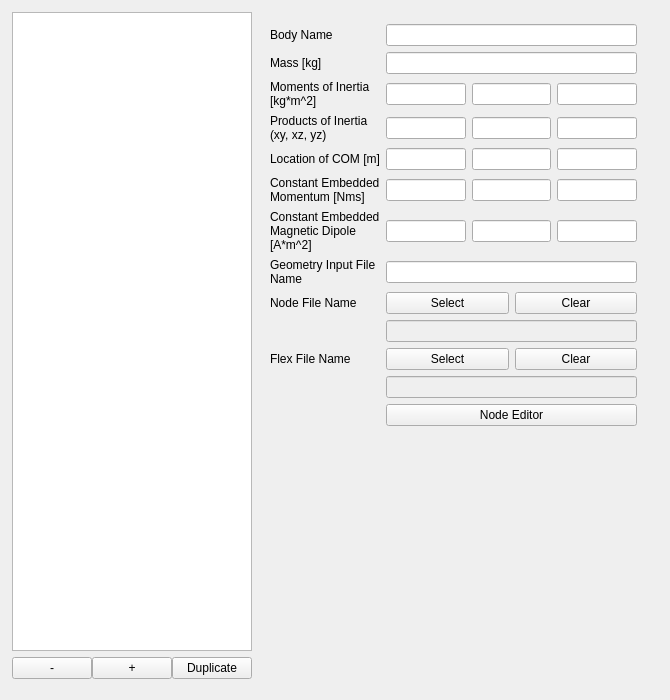
        <widget class="QWidget" name="body">
         <attribute name="title">
          <string>Body</string>
         </attribute>
         <widget class="QWidget" name="horizontalLayoutWidget">
          <property name="geometry">
           <rect>
            <x>0</x>
            <y>0</y>
            <width>661</width>
            <height>691</height>
           </rect>
          </property>
          <layout class="QHBoxLayout" name="horizontalLayout_16">
           <property name="leftMargin">
            <number>12</number>
           </property>
           <property name="topMargin">
            <number>12</number>
           </property>
           <property name="rightMargin">
            <number>12</number>
           </property>
           <property name="bottomMargin">
            <number>12</number>
           </property>
           <item>
            <layout class="QVBoxLayout" name="verticalLayout_2">
             <item>
              <layout class="QVBoxLayout" name="verticalLayout_3">
               <item>
                <widget class="QListWidget" name="spc_cur_body_list"/>
               </item>
               <item>
                <layout class="QHBoxLayout" name="horizontalLayout">
                 <property name="spacing">
                  <number>0</number>
                 </property>
                 <item>
                  <widget class="QPushButton" name="spc_cur_body_remove">
                   <property name="text">
                    <string>-</string>
                   </property>
                  </widget>
                 </item>
                 <item>
                  <widget class="QPushButton" name="spc_cur_body_add">
                   <property name="text">
                    <string>+</string>
                   </property>
                  </widget>
                 </item>
                 <item>
                  <widget class="QPushButton" name="spc_cur_body_duplicate">
                   <property name="text">
                    <string>Duplicate</string>
                   </property>
                  </widget>
                 </item>
                </layout>
               </item>
              </layout>
             </item>
            </layout>
           </item>
           <item>
            <layout class="QGridLayout" name="gridLayout_2">
             <property name="leftMargin">
              <number>12</number>
             </property>
             <property name="topMargin">
              <number>12</number>
             </property>
             <property name="rightMargin">
              <number>12</number>
             </property>
             <property name="bottomMargin">
              <number>12</number>
             </property>
             <item row="3" column="0">
              <widget class="QLabel" name="label_11">
               <property name="text">
                <string>Products of Inertia (xy, xz, yz)</string>
               </property>
               <property name="wordWrap">
                <bool>true</bool>
               </property>
              </widget>
             </item>
             <item row="6" column="1">
              <layout class="QHBoxLayout" name="horizontalLayout_19">
               <item>
                <widget class="QLineEdit" name="spc_cur_body_cemd_x"/>
               </item>
               <item>
                <widget class="QLineEdit" name="spc_cur_body_cemd_y"/>
               </item>
               <item>
                <widget class="QLineEdit" name="spc_cur_body_cemd_z"/>
               </item>
              </layout>
             </item>
             <item row="5" column="0">
              <widget class="QLabel" name="label_13">
               <property name="text">
                <string>Constant Embedded Momentum [Nms]</string>
               </property>
               <property name="scaledContents">
                <bool>false</bool>
               </property>
               <property name="wordWrap">
                <bool>true</bool>
               </property>
              </widget>
             </item>
             <item row="0" column="0">
              <widget class="QLabel" name="label_4">
               <property name="text">
                <string>Body Name</string>
               </property>
              </widget>
             </item>
             <item row="13" column="1">
              <spacer name="verticalSpacer_2">
               <property name="orientation">
                <enum>Qt::Vertical</enum>
               </property>
               <property name="sizeHint" stdset="0">
                <size>
                 <width>20</width>
                 <height>40</height>
                </size>
               </property>
              </spacer>
             </item>
             <item row="8" column="0">
              <widget class="QLabel" name="label_28">
               <property name="text">
                <string>Node File Name</string>
               </property>
               <property name="wordWrap">
                <bool>true</bool>
               </property>
              </widget>
             </item>
             <item row="10" column="0">
              <widget class="QLabel" name="label_29">
               <property name="text">
                <string>Flex File Name</string>
               </property>
               <property name="wordWrap">
                <bool>true</bool>
               </property>
              </widget>
             </item>
             <item row="2" column="1">
              <layout class="QHBoxLayout" name="horizontalLayout_2">
               <item>
                <widget class="QLineEdit" name="spc_cur_body_pmoi_x"/>
               </item>
               <item>
                <widget class="QLineEdit" name="spc_cur_body_pmoi_y"/>
               </item>
               <item>
                <widget class="QLineEdit" name="spc_cur_body_pmoi_z"/>
               </item>
              </layout>
             </item>
             <item row="2" column="0">
              <widget class="QLabel" name="label_10">
               <property name="text">
                <string>Moments of Inertia [kg*m^2]</string>
               </property>
               <property name="wordWrap">
                <bool>true</bool>
               </property>
              </widget>
             </item>
             <item row="1" column="1">
              <widget class="QLineEdit" name="spc_cur_body_mass"/>
             </item>
             <item row="4" column="1">
              <layout class="QHBoxLayout" name="horizontalLayout_6">
               <item>
                <widget class="QLineEdit" name="spc_cur_body_com_x"/>
               </item>
               <item>
                <widget class="QLineEdit" name="spc_cur_body_com_y"/>
               </item>
               <item>
                <widget class="QLineEdit" name="spc_cur_body_com_z"/>
               </item>
              </layout>
             </item>
             <item row="3" column="1">
              <layout class="QHBoxLayout" name="horizontalLayout_3">
               <item>
                <widget class="QLineEdit" name="spc_cur_body_poi_x"/>
               </item>
               <item>
                <widget class="QLineEdit" name="spc_cur_body_poi_y"/>
               </item>
               <item>
                <widget class="QLineEdit" name="spc_cur_body_poi_z"/>
               </item>
              </layout>
             </item>
             <item row="9" column="1">
              <widget class="QLineEdit" name="spc_cur_node_file">
               <property name="enabled">
                <bool>false</bool>
               </property>
              </widget>
             </item>
             <item row="4" column="0">
              <widget class="QLabel" name="label_12">
               <property name="text">
                <string>Location of COM [m]</string>
               </property>
              </widget>
             </item>
             <item row="0" column="1">
              <widget class="QLineEdit" name="spc_cur_body_name"/>
             </item>
             <item row="10" column="1">
              <layout class="QHBoxLayout" name="horizontalLayout_22">
               <item>
                <widget class="QPushButton" name="spc_cur_flex_select">
                 <property name="text">
                  <string>Select</string>
                 </property>
                </widget>
               </item>
               <item>
                <widget class="QPushButton" name="spc_cur_flex_clear">
                 <property name="text">
                  <string>Clear</string>
                 </property>
                </widget>
               </item>
              </layout>
             </item>
             <item row="6" column="0">
              <widget class="QLabel" name="label_26">
               <property name="text">
                <string>Constant Embedded Magnetic Dipole [A*m^2]</string>
               </property>
               <property name="wordWrap">
                <bool>true</bool>
               </property>
              </widget>
             </item>
             <item row="7" column="0">
              <widget class="QLabel" name="label_27">
               <property name="text">
                <string>Geometry Input File Name</string>
               </property>
               <property name="wordWrap">
                <bool>true</bool>
               </property>
              </widget>
             </item>
             <item row="5" column="1">
              <layout class="QHBoxLayout" name="horizontalLayout_15">
               <item>
                <widget class="QLineEdit" name="spc_cur_body_cem_x"/>
               </item>
               <item>
                <widget class="QLineEdit" name="spc_cur_body_cem_y"/>
               </item>
               <item>
                <widget class="QLineEdit" name="spc_cur_body_cem_z"/>
               </item>
              </layout>
             </item>
             <item row="12" column="1">
              <widget class="QPushButton" name="pushButton">
               <property name="text">
                <string>Node Editor</string>
               </property>
              </widget>
             </item>
             <item row="1" column="0">
              <widget class="QLabel" name="label_25">
               <property name="text">
                <string>Mass [kg]</string>
               </property>
              </widget>
             </item>
             <item row="8" column="1">
              <layout class="QHBoxLayout" name="horizontalLayout_21">
               <item>
                <widget class="QPushButton" name="spc_cur_node_select">
                 <property name="text">
                  <string>Select</string>
                 </property>
                </widget>
               </item>
               <item>
                <widget class="QPushButton" name="spc_cur_node_clear">
                 <property name="text">
                  <string>Clear</string>
                 </property>
                </widget>
               </item>
              </layout>
             </item>
             <item row="7" column="1">
              <widget class="QLineEdit" name="spc_cur_body_geom"/>
             </item>
             <item row="11" column="1">
              <widget class="QLineEdit" name="spc_cur_flex_file">
               <property name="enabled">
                <bool>false</bool>
               </property>
              </widget>
             </item>
            </layout>
           </item>
          </layout>
         </widget>
        </widget>
